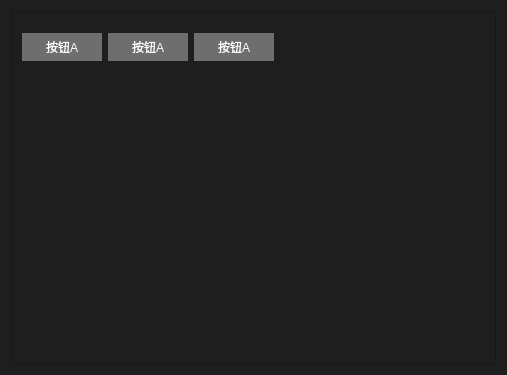
<?xml version="1.0" encoding="UTF-8"?>
<ui version="4.0">
 <class>PageBasic</class>
 <widget class="QWidget" name="PageBasic">
  <property name="geometry">
   <rect>
    <x>0</x>
    <y>0</y>
    <width>507</width>
    <height>375</height>
   </rect>
  </property>
  <property name="windowTitle">
   <string>Form</string>
  </property>
  <property name="styleSheet">
   <string notr="true">*{
background-color: rgb(30, 30, 30);
}
QPushButton{
margin: 0;
padding: 0;
border: 0;
width: 80px;
height: 28px;
font: 14px &quot;SimSun&quot;;
color: white;
background-color: rgb(110, 110, 110);
}
QPushButton:hover{
background-color: rgb(255, 165, 0);
}</string>
  </property>
  <layout class="QVBoxLayout" name="verticalLayout">
   <item>
    <widget class="QScrollArea" name="scrollArea">
     <property name="widgetResizable">
      <bool>true</bool>
     </property>
     <widget class="QWidget" name="scrollAreaWidgetContents">
      <property name="geometry">
       <rect>
        <x>0</x>
        <y>0</y>
        <width>487</width>
        <height>355</height>
       </rect>
      </property>
      <widget class="QWidget" name="">
       <property name="geometry">
        <rect>
         <x>10</x>
         <y>20</y>
         <width>300</width>
         <height>30</height>
        </rect>
       </property>
       <layout class="QHBoxLayout" name="horizontalLayout">
        <item>
         <widget class="QPushButton" name="btnA">
          <property name="text">
           <string>按钮A</string>
          </property>
         </widget>
        </item>
        <item>
         <widget class="QPushButton" name="btnB">
          <property name="text">
           <string>按钮A</string>
          </property>
         </widget>
        </item>
        <item>
         <widget class="QPushButton" name="btnC">
          <property name="text">
           <string>按钮A</string>
          </property>
         </widget>
        </item>
        <item>
         <spacer name="horizontalSpacer">
          <property name="orientation">
           <enum>Qt::Horizontal</enum>
          </property>
          <property name="sizeHint" stdset="0">
           <size>
            <width>40</width>
            <height>20</height>
           </size>
          </property>
         </spacer>
        </item>
       </layout>
      </widget>
     </widget>
    </widget>
   </item>
  </layout>
 </widget>
 <resources/>
 <connections/>
</ui>
